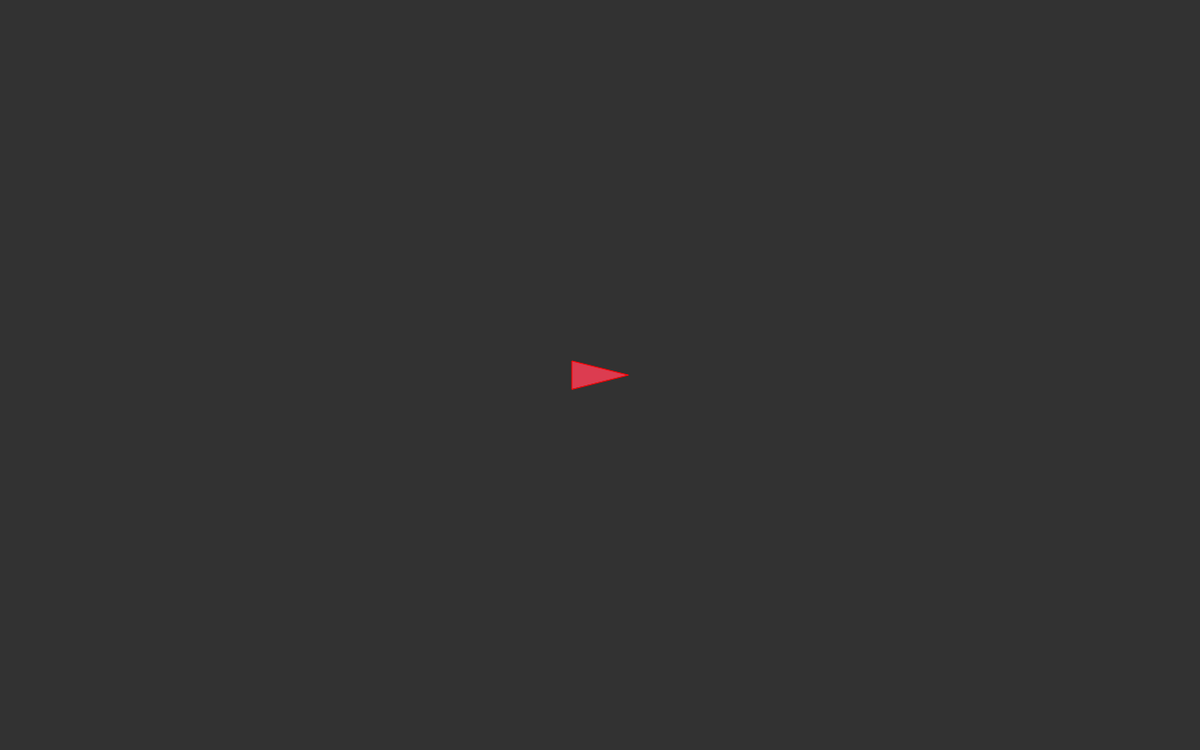
Frame 1 (no input)
Frame 60 (no input): identical to frame 1, image omitted
Frame 120 (the mouse pressed at the canvas centre since frame 60): identical to frame 1, image omitted

The p5.js sketch that drew this single still picture (run headless with seeded random() and noise() and a simulated clock; from frame 60 on, the mouse is pressed at the canvas centre):

// p5.js sketch
// ── sketch.js
var myShip;
var ac;

function setup (){
	createCanvas(1280, 800);
	myShip = new Ship();
	myShip.setup();
	ac = new AsteroidController;
	ac.setup();
	timer = 0;
}
function update (){
	timer++;
	if (timer > 130){
		timer = 0;
		ac.addAsteroid();
	}

	myShip.update();
	ac.update();


}
function draw (){
	background(50);
	fill(220, 60, 80);
	stroke(255, 0, 0);
	this.update();
	myShip.draw();
	if (keyIsDown(UP_ARROW))
		myShip.addForce(createVector(1.0, 0.0) );

	noFill();
	stroke(255);
	ac.draw();
}

function keyPressed() {
	if(keyCode == LEFT_ARROW) {
		myShip.rotate( -(Math.PI * 2) / 15);
	} else if (keyCode == RIGHT_ARROW) {
		myShip.rotate( (Math.PI * 2) / 15);
	}
}
// ── asteroid.js
function Asteroid () {
	this.setup = function (x, y) {
		this.size = 50
		this.maxSpeed = 3;
		this.position = createVector (x, y);
		this.velocity = createVector (0, 0);
		this.acc = createVector (0, 0);
	};
	this.addForce = function (vector) {
		this.acc.add(vector);
	}
	this.update = function () {
		this.velocity.add(this.acc);
		this.position.add(this.velocity);
		this.velocity.limit(this.maxSpeed);

	}
	this.draw = function() {
		ellipse(this.position.x, this.position.y, this.size, this.size);
	}
}

// ── asteroidController.js
function AsteroidController () {
	this.setup = function () {
		this.asteroids = [];

	};
	this.addAsteroid = function () {
		var prob = random(0, 1);
		var asteroid = new Asteroid();
		var force = createVector(0, 0);
		var af = 0.4;
		var speed = 0.7;
		if (prob < 0.25) {
			var randomY = random(0, height);
			var loc = createVector (0, randomY);
			force = createVector(speed, random(-af, af));

		}else if (prob < 0.5) {
			var randomY = random(0, height);
			var loc = createVector (width, randomY);
			force = createVector( -speed, random(-af, af));

		}else if (prob < 0.75) {
			var randomX = random(0, width);
			var loc = createVector (randomX, 0);
			force = createVector(random(-af, af), speed);

		}else{
			var randomX = random(0, width);
			var loc = createVector (randomX, height);
			force = createVector(random(-af, af), -speed);
		}

		asteroid.setup(loc);
		asteroid.addForce(force);


		this.asteroids.push(asteroid);
	};

	this.update = function () {
		for (var i = 0; i < this.asteroids.length; i++) {
			var a = this.asteroids[i];
			a.update();
		}
	};

	this.draw = function () {
		for (var i = 0; i < this.asteroids.length; i++) {
			var a = this.asteroids[i];
			a.draw();
		}
	};
}
// ── bullet.js
function Bullet () {
	this.setup = function (pos, angle) {
		this.rotation = angle;
		this.pos = pos.copy();
		this.vel = p5.Vector.fromAngle(angle);
		this.vel.mult(20);
		this.size = 5;
		this.isDead = false;
	};

	this.update = function () {
		this.pos.add(this.vel);

		if (this.pos.x < 0 || this.pos.x > width || 
			this.pos.y < 0 || this.pos.y > height)
			this.isDead = true;

	this.hit = function () {
		this.isDead = true;
	}

	};

	this.draw = function () {
		fill(20, 255, 20);
		ellipse(this.pos.x, this.pos.y, this.size, this.size);

	};
}
// ── ship.js
function Ship () {
	this.setup = function () {
		this.width = 60;
		this.height = 30;
		this.position = createVector(width/2, height/2);
		this.velocity = createVector(0, 0);
		this.acc = createVector (0, 0);
		this.rotation = 0;
	};

	this.addForce = function (vector){
		vector.rotate(this.rotation);
		this.acc.add(vector);

	};

	this.rotate = function ( value ) {
		this.rotation += value;

	};

	this.update = function () {
		this.velocity.add(this.acc);
		this.position.add(this.velocity);
		this.velocity.mult(0.98);
		this.acc.mult(0);

		if (this.position.x > width) {
			this.position.x = 0;
		}else if (this.position.x < 0) {
			this.position.x = width;
		}

		if (this.position.y > height) {
			this.position.y = 0;
		}else if (this.position.y < 0) {
			this.position.y = height;
		}
	};

	this.draw = function () {
		push();
		translate(this.position.x, this.position.y);
		rotate(this.rotation);

		triangle(this.width/2, 0,
				- this.width/2, - this.height/2,
				- this.width/2,   this.height/2 );

		pop();
	};
}
